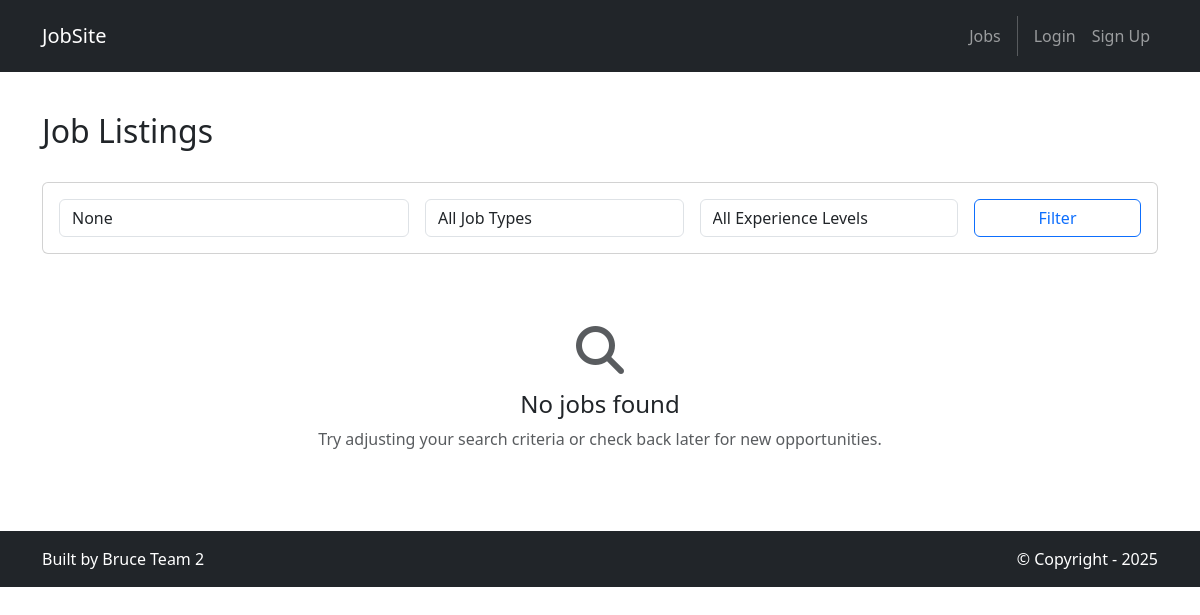
The app's page /jobs/, older data.
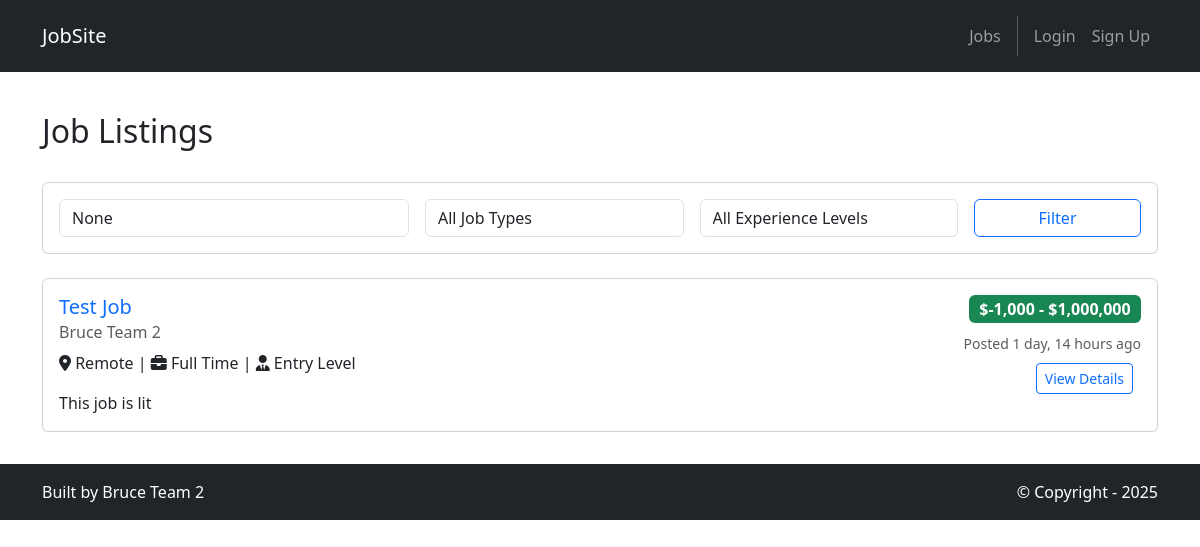
The same page, newer data.
### jobs/models.py (models this page shows, shortened)
class Job(models.Model):
    JOB_TYPES = [
        ('full-time', 'Full Time'),
        ('part-time', 'Part Time'),
        ('contract', 'Contract'),
        ('internship', 'Internship'),
        ('freelance', 'Freelance'),
    ]
    EXPERIENCE_LEVELS = [
        ('entry', 'Entry Level'),
        ('mid', 'Mid Level'),
        ('senior', 'Senior Level'),
        ('executive', 'Executive'),
    ]
    title = models.CharField(max_length=200)
    company = models.CharField(max_length=200)
    location = models.CharField(max_length=200)
    job_type = models.CharField(max_length=20, choices=JOB_TYPES, default='full-time')
    experience_level = models.CharField(max_length=20, choices=EXPERIENCE_LEVELS, default='entry')
    salary_min = models.DecimalField(max_digits=10, decimal_places=2, null=True, blank=True)
    salary_max = models.DecimalField(max_digits=10, decimal_places=2, null=True, blank=True)
    description = models.TextField()
    requirements = models.TextField()
    benefits = models.TextField(blank=True)
    posted_by = models.ForeignKey(User, on_delete=models.CASCADE, related_name='posted_jobs')
    created_at = models.DateTimeField(default=timezone.now)
    updated_at = models.DateTimeField(auto_now=True)
    is_active = models.BooleanField(default=True)
    application_deadline = models.DateField(null=True, blank=True)
    class Meta:
        ordering = ['-created_at']
    @property
    def salary_range(self):
        if self.salary_min and self.salary_max:
            return f"${self.salary_min:,.0f} - ${self.salary_max:,.0f}"
        elif self.salary_min:
            return f"${self.salary_min:,.0f}+"
        elif self.salary_max:
            return f"Up to ${self.salary_max:,.0f}"
        else:
            return "Salary not specified"

### jobs/views.py (the view, shortened to what this page needs)
# urls.py: path('', views.job_list, name='jobs.list'),
def job_list(request):
    jobs = Job.objects.filter(is_active=True)
    search_query = request.GET.get('search')
    job_type = request.GET.get('job_type')
    if job_type:
        jobs = jobs.filter(job_type=job_type)
    experience_level = request.GET.get('experience_level')
    if experience_level:
        jobs = jobs.filter(experience_level=experience_level)
    paginator = Paginator(jobs, 10)  # Show 10 jobs per page
    page_number = request.GET.get('page')
    page_obj = paginator.get_page(page_number)
    template_data = {
        'title': 'Job Listings',
        'page_obj': page_obj,
        'search_query': search_query,
        'job_type': job_type,
        'experience_level': experience_level,
        'job_types': Job.JOB_TYPES,
        'experience_levels': Job.EXPERIENCE_LEVELS,
    }
    return render(request, 'jobs/job_list.html', {'template_data': template_data})

### jobs/templates/jobs/job_list.html (shortened to what this page needs)
{% extends 'base.html' %}
{% block content %}
<div class="p-3 mt-4">
  <div class="container">
    <div class="row">
      <div class="col-12">
        <div class="d-flex justify-content-between align-items-center mb-4">
          <h2>Job Listings</h2>
        </div>
        <div class="card mb-4">
          <div class="card-body">
            <form method="GET" class="row g-3">
              <div class="col-md-4">
                <input type="text" name="search" class="form-control"
                       placeholder="Search jobs, companies, locations..."
                       value="{{ template_data.search_query }}">
              </div>
              <div class="col-md-3">
                <select name="job_type" class="form-control">
                  <option value="">All Job Types</option>
                </select>
              </div>
              <div class="col-md-3">
                <select name="experience_level" class="form-control">
                  <option value="">All Experience Levels</option>
                </select>
              </div>
              <div class="col-md-2">
                <button type="submit" class="btn btn-outline-primary w-100">Filter</button>
              </div>
            </form>
          </div>
        </div>
        {% if template_data.page_obj %}
          {% for job in template_data.page_obj %}
          <div class="card mb-3">
            <div class="card-body">
              <div class="row">
                <div class="col-md-8">
                  <h5 class="card-title">
                    <a href="{% url 'jobs.detail' job.id %}" class="text-decoration-none">
                      {{ job.title }}
                    </a>
                  </h5>
                  <h6 class="card-subtitle mb-2 text-muted">{{ job.company }}</h6>
                  <p class="card-text">
                    <i class="fas fa-map-marker-alt"></i> {{ job.location }} |
                    <i class="fas fa-briefcase"></i> {{ job.get_job_type_display }} |
                    <i class="fas fa-user-tie"></i> {{ job.get_experience_level_display }}
                  </p>
                  <p class="card-text">{{ job.description|truncatewords:30 }}</p>
                </div>
                <div class="col-md-4 text-end">
                  <div class="mb-2">
                    <span class="badge bg-success fs-6">{{ job.salary_range }}</span>
                  </div>
                  <small class="text-muted">
                    Posted {{ job.created_at|timesince }} ago
                  </small>
                  <div class="mt-2">
                    <a href="{% url 'jobs.detail' job.id %}" class="btn btn-outline-primary btn-sm me-2">
                      View Details
                    </a>
                  </div>
                </div>
              </div>
            </div>
          </div>
          {% endfor %}
        {% else %}
        <div class="text-center py-5">
          <i class="fas fa-search fa-3x text-muted mb-3"></i>
          <h4>No jobs found</h4>
          <p class="text-muted">Try adjusting your search criteria or check back later for new opportunities.</p>
        </div>
        {% endif %}
      </div>
    </div>
  </div>
</div>
{% endblock content %}

### jobsite/templates/base.html (shortened to what this page needs)
<!DOCTYPE html>
<html>
  {% load static %}
  <head>
    <link href="https://cdn.jsdelivr.net/npm/bootstrap@5.3.3/dist/css/bootstrap.min.css" rel="stylesheet">
    <link rel="stylesheet" href="https://cdnjs.cloudflare.com/ajax/libs/font-awesome/6.1.1/css/all.min.css">
  </head>
  <body>
    <nav class="p-3 navbar navbar-dark bg-dark navbar-expand-lg">
      <div class="container">
        <a class="navbar-brand" href="{% url 'home.index' %}">
          <p class="mb-0">JobSite</p>
        </a>
        <div class="collapse navbar-collapse" id="navbarNavAltMarkup">
          <div class="navbar-nav ms-auto navbar-ml">
            <a class="nav-link" href="{% url 'jobs.list' %}">Jobs</a>
            {% if user.is_authenticated %}
              {% if user.profile.is_recruiter %}
                <a class="nav-link" href="{% url 'jobs.create' %}">Post Job</a>
                <a class="nav-link" href="{% url 'jobs.my_jobs' %}">My Jobs</a>
              {% elif user.profile.is_job_seeker %}
                <a class="nav-link" href="{% url 'jobs.my_applications' %}">My Applications</a>
              {% endif %}
              <a class="nav-link" href="{% url 'messaging:inbox' %}">Messages</a>
              <a class="nav-link" href="{% url 'accounts.profile' user.username %}">Profile</a>
              <a class="nav-link" href="{% url 'accounts.logout' %}">Logout ({{ user.username }})</a>
            {% else %}
              <a class="nav-link" href="{% url 'accounts.login' %}">Login</a>
              <a class="nav-link" href="{% url 'accounts.signup' %}">Sign Up</a>
            {% endif %}
          </div>
        </div>
      </div>
    </nav>
    <div>
      {% block content %}
      {% endblock content %}
    </div>
    <section class="p-3 ms-footer-bottom bg-dark">
      <div class="container d-flex justify-content-between">
        <div class="me-5 text-white">
          <span>Built by Bruce Team 2</span>
        </div>
        <div class="text-white">
          <span>© Copyright - 2025</span>
        </div>
      </div>
    </section>
  </body>
</html>

Row changes from the older to the newer data that the page shows:
added Job: title "Test Job", company "Bruce Team 2", location "Remote", job_type "Full Time", experience_level "Entry Level", description "This job is lit", salary_range "$-1,000 - $1,000,000", created_at "1 day, 14 hours"
Text that changed along with them:
text no longer shown: "No jobs found Try adjusting your search criteria or check back later for new opportunities."
